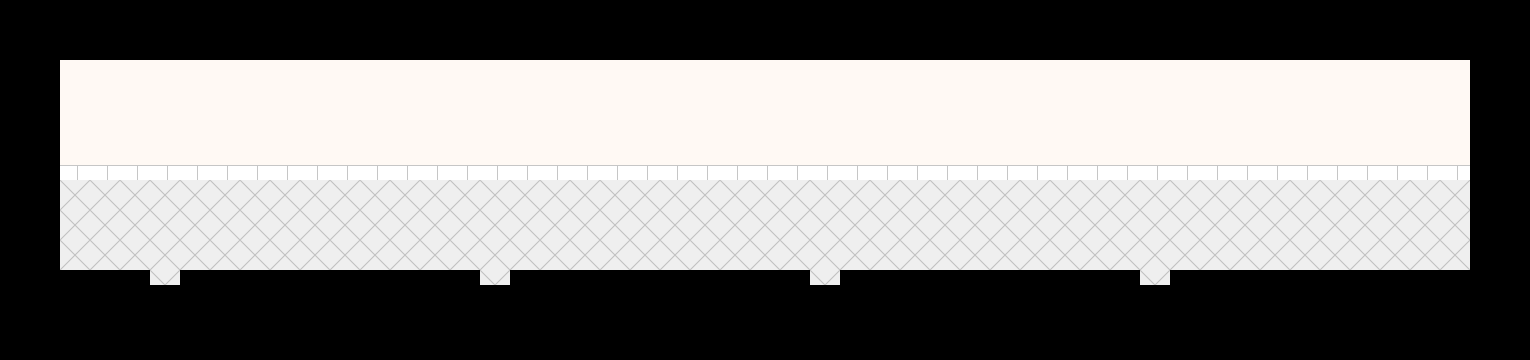

A 2D game scene composited from a Tiled map and its tileset images. What follows is a short description and the map's XML, with each tile layer's data collapsed to a summary:
An orthogonal 51x12 tile map with 30x30 px tiles, 3 tile layers (Camada de Tiles 1 - 0, Camada de Tiles 2 - 0, Camada de Tiles 3 - 0), 3 hidden layers not drawn, 4 tilesets and 5 objects (5x 0).

<map version="1.2" tiledversion="1.3.0" orientation="orthogonal" renderorder="left-up" compressionlevel="0" width="51" height="12" tilewidth="30" tileheight="30" infinite="0" nextlayerid="12" nextobjectid="34">
 <properties>
  <property name="ENEMIES" value="madladcat-peacockpigeon-" />
 </properties>
 <tileset firstgid="1" source="../Tiles/Files/nature.tsx" />
 <tileset firstgid="26" source="../Tiles/Files/streets.tsx" />
 <tileset firstgid="91" name="buildings" tilewidth="30" tileheight="30" tilecount="25" columns="5">
  <image source="../Tiles/buildings.png" width="150" height="150" />
  <tile id="0">
   <properties>
    <property name="TYPE" value="wall" />
   </properties>
  </tile>
  <tile id="1">
   <properties>
    <property name="TYPE" value="wall" />
   </properties>
  </tile>
  <tile id="2">
   <properties>
    <property name="TYPE" value="wall" />
   </properties>
  </tile>
  <tile id="3">
   <properties>
    <property name="TYPE" value="wall" />
   </properties>
  </tile>
  <tile id="5">
   <properties>
    <property name="TYPE" value="wall" />
   </properties>
  </tile>
  <tile id="6">
   <properties>
    <property name="TYPE" value="wall" />
   </properties>
  </tile>
  <tile id="7">
   <properties>
    <property name="TYPE" value="wall" />
   </properties>
  </tile>
  <tile id="8">
   <properties>
    <property name="TYPE" value="wall" />
   </properties>
  </tile>
  <tile id="9">
   <properties>
    <property name="TYPE" value="wall" />
   </properties>
  </tile>
  <tile id="15">
   <properties>
    <property name="TYPE" value="wall" />
   </properties>
  </tile>
  <tile id="16">
   <properties>
    <property name="TYPE" value="wall" />
   </properties>
  </tile>
  <tile id="20">
   <properties>
    <property name="TYPE" value="wall" />
   </properties>
  </tile>
  <tile id="21">
   <properties>
    <property name="TYPE" value="wall" />
   </properties>
  </tile>
 </tileset>
 <tileset firstgid="116" source="../Tiles/Files/interior.tsx" />
 <layer id="1" name="Camada de Tiles 1 - 0" width="51" height="12">
  <data>[612 cells, 333 non-empty, 3 distinct tile ids]</data>
 </layer>
 <layer id="2" name="Camada de Tiles 1 - 1" width="51" height="12" visible="0">
  <data>[612 cells, 333 non-empty, 3 distinct tile ids]</data>
 </layer>
 <layer id="3" name="Camada de Tiles 2 - 0" width="51" height="12">
  <data>[612 cells, 47 non-empty, 1 distinct tile ids]</data>
 </layer>
 <layer id="4" name="Camada de Tiles 2 - 1" width="51" height="12" visible="0">
  <data>[612 cells, 47 non-empty, 1 distinct tile ids]</data>
 </layer>
 <layer id="5" name="Camada de Tiles 3 - 0" width="51" height="12">
  <data>[612 cells, 0 non-empty, 0 distinct tile ids]</data>
 </layer>
 <layer id="6" name="Camada de Tiles 3 - 1" width="51" height="12" visible="0">
  <data>[612 cells, 0 non-empty, 0 distinct tile ids]</data>
 </layer>
 <objectgroup id="11" name="SIGNS" />
 <objectgroup id="10" name="PORTAL">
  <object id="28" name="portal_0" type="0" x="60" y="207.333" width="5" height="36.6667">
   <properties>
    <property name="MAP" value="urban_0" />
    <property name="PX" type="int" value="493" />
    <property name="PY" type="int" value="675" />
    <property name="TIME" value="none" />
   </properties>
  </object>
  <object id="29" name="portal_1" type="0" x="151.833" y="139" width="24" height="40">
   <properties>
    <property name="MAP" value="bedroom_201" />
    <property name="PX" type="int" value="165" />
    <property name="PY" type="int" value="284" />
    <property name="TIME" value="key0201" />
   </properties>
  </object>
  <object id="31" name="portal_2" type="0" x="481.333" y="138.667" width="24" height="40">
   <properties>
    <property name="MAP" value="bedroom_202" />
    <property name="PX" type="int" value="165" />
    <property name="PY" type="int" value="284" />
    <property name="TIME" value="key0202" />
   </properties>
  </object>
  <object id="32" name="portal_3" type="0" x="812.167" y="139" width="24" height="40">
   <properties>
    <property name="MAP" value="bedroom_203" />
    <property name="PX" type="int" value="165" />
    <property name="PY" type="int" value="284" />
    <property name="TIME" value="key0203" />
   </properties>
  </object>
  <object id="33" name="portal_4" type="0" x="1141" y="139.833" width="24" height="40">
   <properties>
    <property name="MAP" value="bedroom_204" />
    <property name="PX" type="int" value="165" />
    <property name="PY" type="int" value="284" />
    <property name="TIME" value="key0204" />
   </properties>
  </object>
 </objectgroup>
 <objectgroup id="9" name="VEHICLES" />
 <objectgroup id="7" name="NPC" />
</map>
